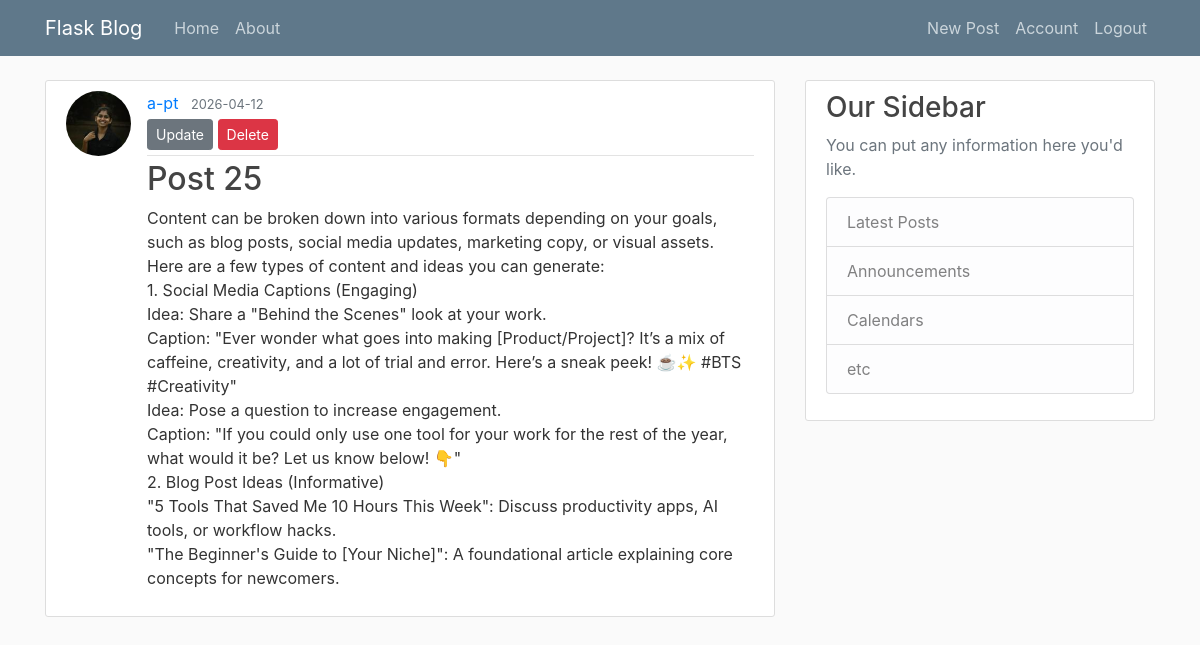
The app's page /post/25 (signed in) with its own data.
### flask_blog/models.py (models this page shows, shortened)
class User(db.Model, UserMixin):
    id = db.Column(db.Integer, primary_key=True)
    username = db.Column(db.String(20), unique=True, nullable=False)
    email = db.Column(db.String(120), unique=True, nullable=False)
    image_file = db.Column(db.String(20), nullable=False, default='default.jpg')
    password = db.Column(db.String(60), nullable=False)
    posts = db.relationship('Post', backref='author', lazy=True)

class Post(db.Model):
    id = db.Column(db.Integer, primary_key=True)
    title = db.Column(db.String(100), nullable=False)
    content = db.Column(db.Text, nullable=False)
    date_posted = db.Column(db.DateTime, nullable=False, default=datetime.utcnow)
    user_id = db.Column(db.Integer, db.ForeignKey('user.id'), nullable=False)

### flask_blog/posts/routes.py (the view)
@posts.route("/post/<int:post_id>", methods=['GET', 'POST'])
@login_required
def post(post_id):
    post = Post.query.get_or_404(post_id)
    return render_template('post.html', title=post.title, post=post)

### flask_blog/models.py (called while the page is built)
@login_manager.user_loader
def load_user(user_id):
    return User.query.get(int(user_id))

### flask_blog/templates/post.html (shortened to what this page needs)
{% extends "layout.html" %}
{% block content %}
    <article class="media content-section">
        <img class="rounded-circle article-img" src="{{ url_for('static', filename='profile_pics/' + post.author.image_file) }}">
        <div class="media-body">
            <div class="article-metadata">
            <a class="mr-2" href="{{ url_for('users.user_posts', username=post.author.username) }}">{{ post.author.username }}</a>
            <small class="text-muted">{{ post.date_posted.strftime('%Y-%m-%d') }}</small>
            {% if post.author == current_user %}
                <div>
                    <a class="btn btn-secondary btn-sm mt-1 mb-1" href="{{ url_for('posts.update_post', post_id=post.id) }}">Update</a>
                    <button class="btn btn-danger btn-sm mt-1 mb-1" data-toggle="modal" data-target="#deleteModal">Delete</button>
                </div>
            {% endif %}
            </div>
            <h2>{{ post.title }}</h2>
            <p class="article-content">{{ post.content }}</p>
        </div>
    </article>
{% endblock content %}

### flask_blog/static/main.css (style rules this page uses)
body { background: #fafafa; color: #333333; margin-top: 5rem; }
h1, h2, h3, h4, h5, h6 { color: #444444; }
.content-section { background: #ffffff; padding: 10px 20px; border: 1px solid #dddddd; border-radius: 3px; margin-bottom: 20px; }
.article-content { white-space: pre-line; }
.article-img { height: 65px; width: 65px; margin-right: 16px; }
.article-metadata { padding-bottom: 1px; margin-bottom: 4px; border-bottom: 1px solid #e3e3e3 }

### records on screen
User: image_file (picture), author.username "a-pt"
Post: date_posted "2026-04-12", title "Post 25", content "Content can be broken down into various formats depending on your goals, such as blog posts, social media updates, marketing copy, or visual assets. Here are a few types of content and ideas you can generate: 1. Social Media Captions (Engaging) Idea: Share a \"Behind the Scenes\" look at your work. Caption: \"Ever wonder what goes into making [Product/Project]? It’s a mix of caffeine, creativity, and a lot of trial and error. Here’s a sneak peek! ☕✨ #BTS #Creativity\" Idea: Pose a question to increase engagement. Caption: \"If you could only use one tool for your work for the rest of the year, what would it be? Let us know below! 👇\" 2. Blog Post Ideas (Informative) \"5 Tools That Saved Me 10…"
